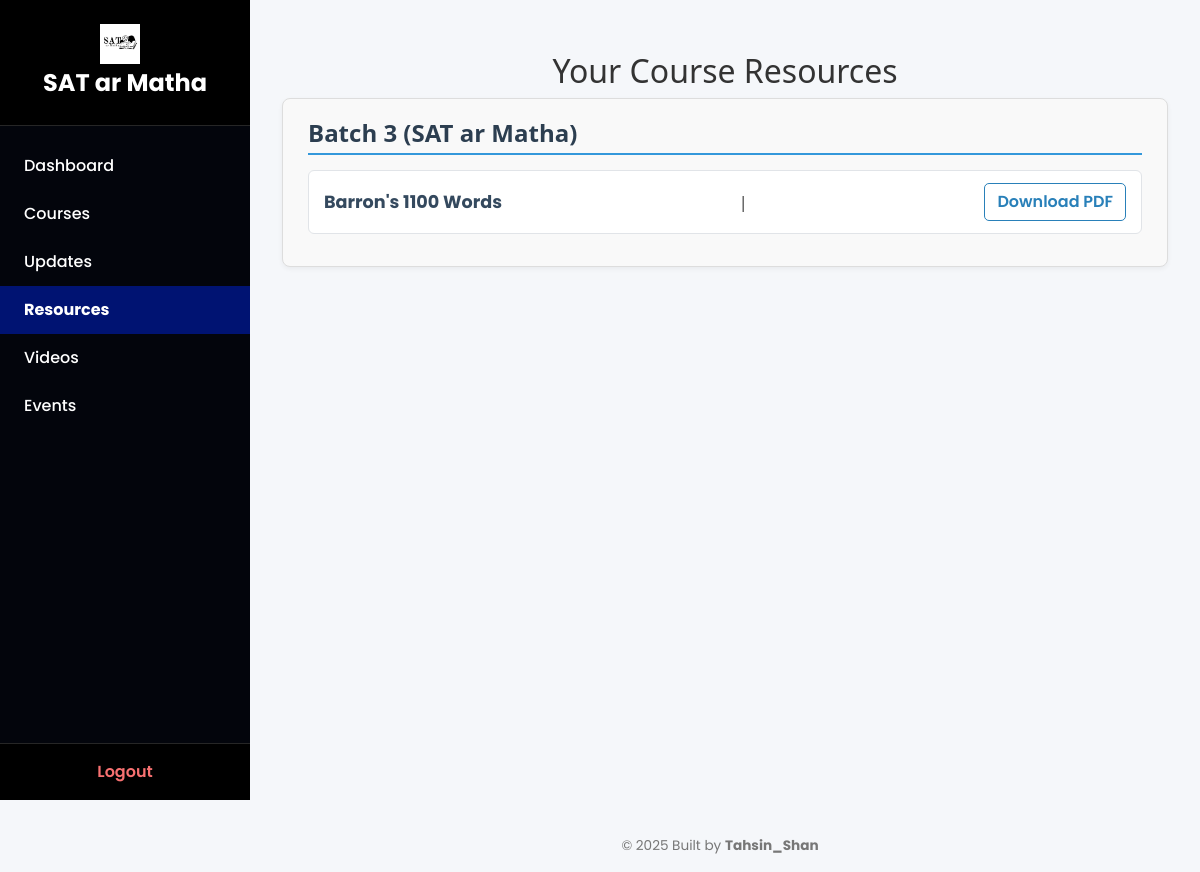
Screenshot of /resources (signed in) with the database file from the repository.
### tables this page shows
CREATE TABLE courses (
        id INTEGER PRIMARY KEY AUTOINCREMENT,
        name TEXT NOT NULL,
        code TEXT NOT NULL,
        syllabus_pdf TEXT
    );

CREATE TABLE resources (
        id INTEGER PRIMARY KEY AUTOINCREMENT,
        course_id INTEGER NOT NULL,
        filename TEXT NOT NULL,
        title TEXT,
        uploaded_at TEXT DEFAULT CURRENT_TIMESTAMP,
        FOREIGN KEY(course_id) REFERENCES courses(id) ON DELETE CASCADE
    );

### app.py (the view)
@app.route('/resources')
@login_required
def student_resources():
    if session.get('role') != 'student':
        return redirect(url_for('dashboard'))
    conn = get_db_connection()
    student_id = session['user_id']
    courses = conn.execute('''
        SELECT c.id, c.name, c.code FROM courses c
        JOIN enrollments e ON e.course_id = c.id
        WHERE e.student_id = ?
    ''', (student_id,)).fetchall()
    course_resources = {}
    for course in courses:
        res = conn.execute('SELECT * FROM resources WHERE course_id = ?', (course['id'],)).fetchall()
        course_resources[course['id']] = res
    conn.close()
    return render_template('student_resources.html', courses=courses, course_resources=course_resources)

### app.py (called while the page is built)
def get_db_connection():
    conn = sqlite3.connect('database.db')
    conn.row_factory = sqlite3.Row
    return conn

def login_required(f):
    @wraps(f)
    def decorated_function(*args, **kwargs):
        if 'user_id' not in session:
            return redirect(url_for('login'))
        return f(*args, **kwargs)
    return decorated_function

@app.context_processor
def inject_user_role():
    return dict(role=session.get('role'))

@app.context_processor
def inject_user_role():
    return dict(role=session.get('role'))

### templates/student_resources.html (shortened to what this page needs)
{% extends "dashboard_base.html" %}
{% block content %}
<h2>Your Course Resources</h2>
{% if courses %}
  {% for course in courses %}
    <div class="course-section">
      <h3>{{ course.name }} ({{ course.code }})</h3>
      {% set resources = course_resources[course.id] %}
      {% if resources %}
        <ul>
          {% for r in resources %}
            <li>
              <strong>{{ r.title }}</strong>
              &nbsp;|&nbsp;
              <a href="{{ url_for('static', filename='uploads/' ~ r.filename) }}" download>
                Download PDF
              </a>
            </li>
          {% endfor %}
        </ul>
      {% else %}
        <p>No resources available for this course.</p>
      {% endif %}
    </div>
  {% endfor %}
{% else %}
  <p>You are not enrolled in any courses.</p>
{% endif %}
{% endblock %}

### static/css/style.css (style rules this page uses)
body { font-family: 'Poppins', sans-serif; margin: 0; background-color: #f4f7fa; color: #333; display: flex; flex-direction: column; }
.course-section { margin-bottom: 40px; }
.course-section { background: #f9f9f9; border: 1px solid #ddd; padding: 20px 25px; margin-bottom: 30px; border-radius: 8px; box-shadow: 0 2px 5px rgba(0,0,0,0.05); }
.course-section h3 { font-family: 'Segoe UI', Tahoma, Geneva, Verdana, sans-serif; color: #2c3e50; margin-bottom: 15px; font-weight: 700; font-size: 1.5rem; border-bottom: 2px solid #3498db; padding-bottom: 5px; }
.course-section ul { list-style-type: none; padding-left: 0; margin: 0; }
.course-section li { background: #ffffff; border: 1px solid #e1e4e8; border-radius: 6px; padding: 12px 15px; margin-bottom: 12px; display: flex; justify-content: space-between; align-items: center; transition: background-color 0.3s ease; font-family: 'Open Sans', sans-serif; }
.course-section li strong { color: #34495e; font-size: 1.1rem; }
.course-section li a { text-decoration: none; color: #2980b9; font-weight: 600; border: 1.5px solid #2980b9; padding: 6px 12px; border-radius: 5px; transition: background-color 0.3s ease, color 0.3s ease; }
h2 { font-family: 'Segoe UI', Tahoma, Geneva, Verdana, sans-serif; font-size: 2rem; color: #2c3e50; margin-bottom: 40px; text-align: center; }

### templates/dashboard_base.html (style rules this page uses)
* { box-sizing: border-box; margin: 0; padding: 0; font-family: 'Poppins', sans-serif; }
body.dashboard-body { display: flex; flex-direction: column; min-height: 100vh; background-color: #f5f7fa; color: #333; }

### rows the page displays
courses: name "Batch 3", code "SAT ar Matha"
resources: title "Barron's 1100 Words"
